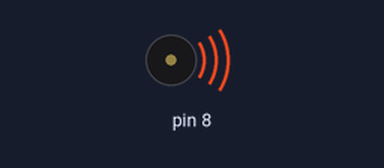
This sketch was run on a simulated Arduino Uno, built with avr-gcc and run on an emulated ATmega328P. On the bench: buzzer (waves = sounding).

Above: at 0.1 s.
Timing chart, 0 to 40.0 s (numbered marks = the images above):
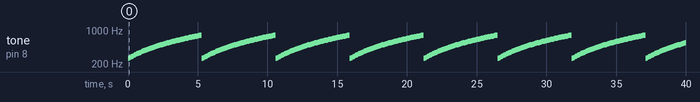

The sketch:

risingTone.ino
```cpp
void setup() {
  // put your setup code here, to run once:

  Serial.begin(9600);
  pinMode(8, OUTPUT);
}

void loop() {
  // put your main code here, to run repeatedly:
  for(int x = 262; x < 784; x += 10) {
    tone(8, x);
    delay(100);
  }

}
```

Measured:
- by itself, tone on pin 8: plays 262 Hz for 0.10 s, 272 Hz for 0.10 s, 282 Hz for 0.10 s, 292 Hz for 0.10 s, 302 Hz for 0.10 s, 312 Hz for 0.10 s … (400 notes in this stretch)
